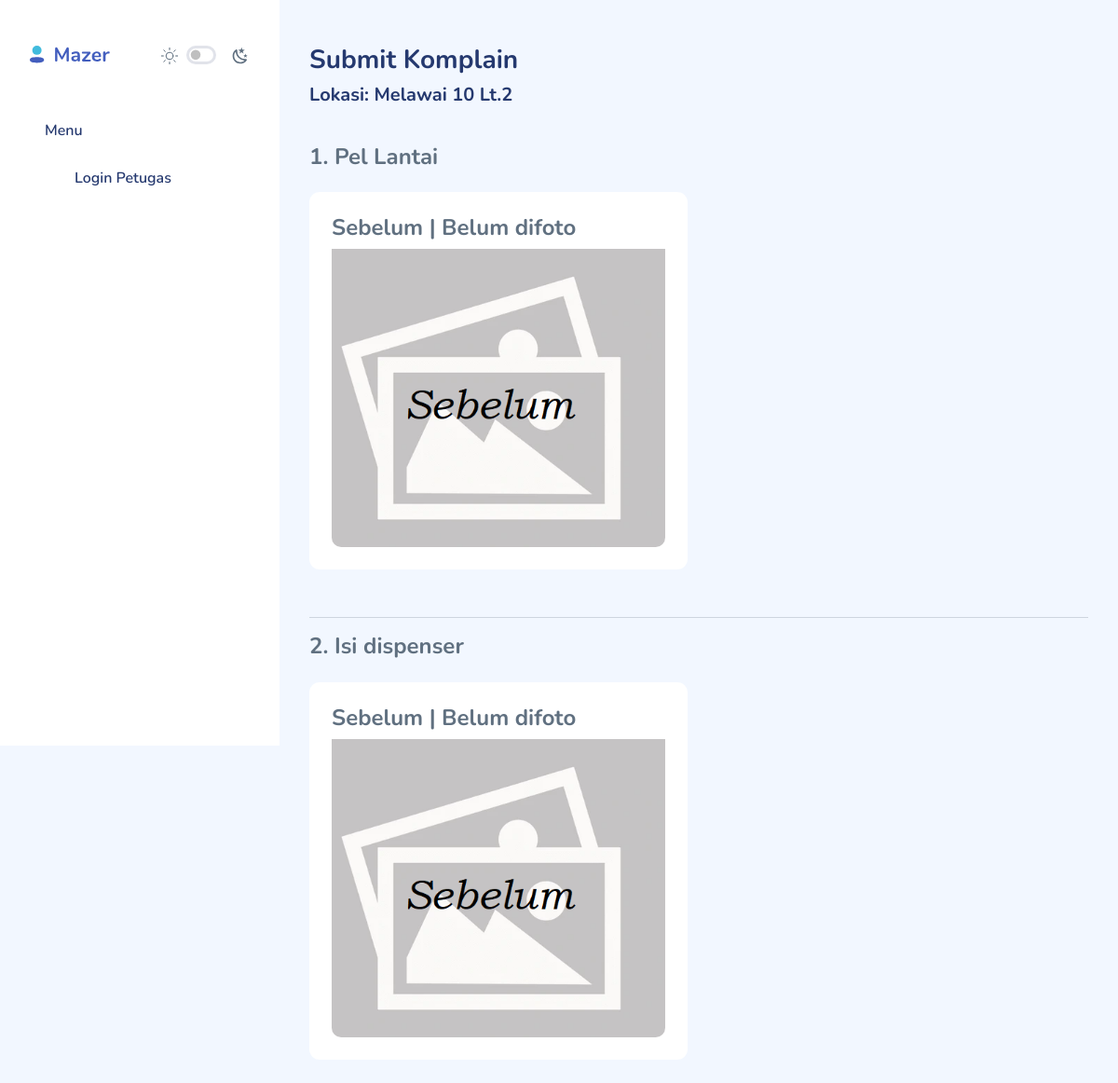
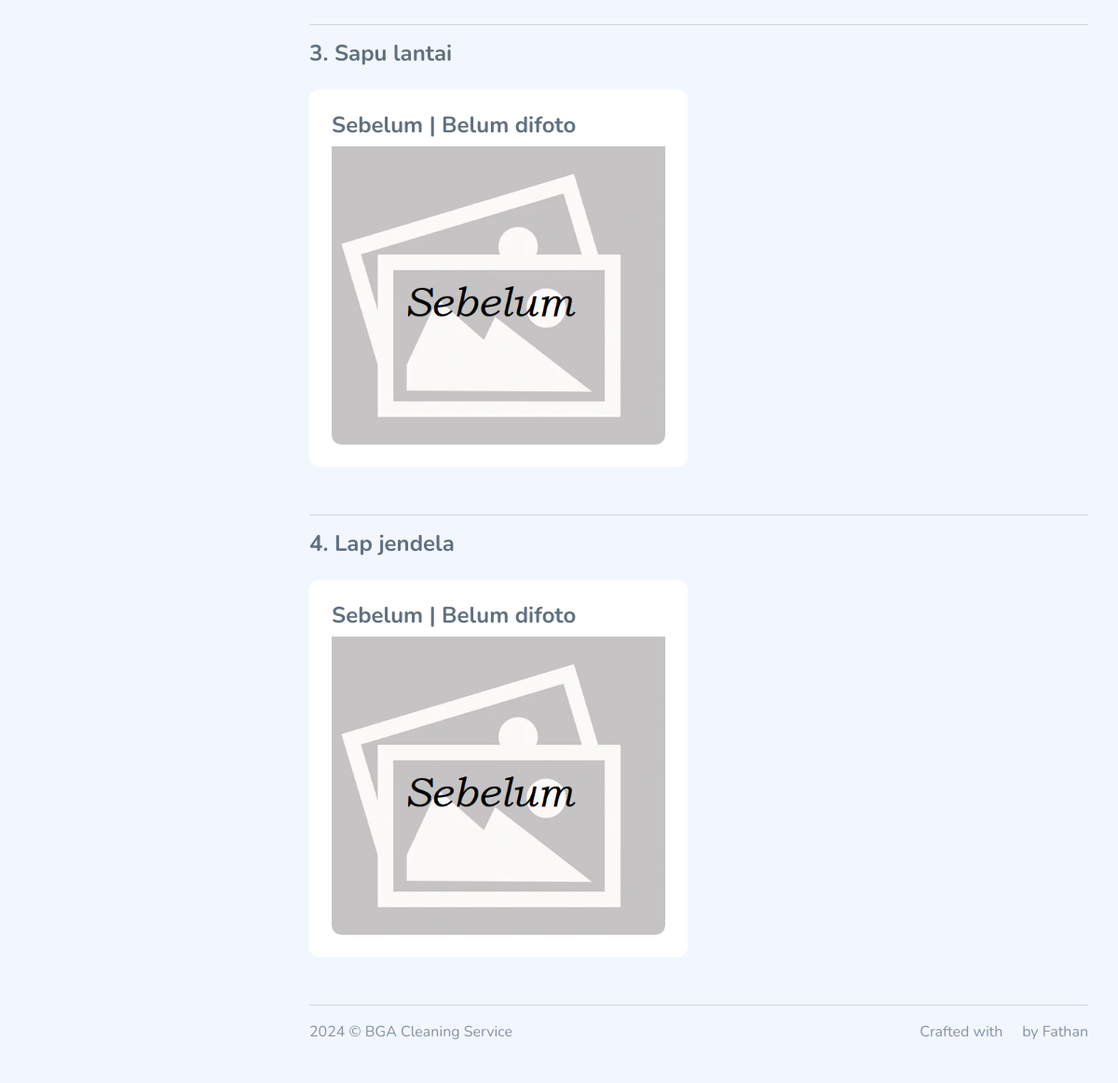
Screenshot of /karyawan/index.php (signed in) with the database file from the repository (2 pictures, top to bottom).
### tables this page shows
CREATE TABLE `lokasi` (
  `id` int(11) NOT NULL,
  `lokasi` varchar(100) NOT NULL
);

CREATE TABLE `tugas_harian` (
  `id` int(11) NOT NULL,
  `lokasi` int(11) NOT NULL,
  `details` text DEFAULT NULL,
  `status` tinyint(1) NOT NULL DEFAULT 1
);

### karyawan/index.php (the view, shortened to what this page needs)
<?php
include_once "header-main.php";
$lokasi = $_SESSION['lokasi'];
$sql = "SELECT id, details, status
        FROM tugas_harian
        WHERE lokasi='$lokasi'";
$result1 = mysqli_query($conn, $sql);
$tugas = mysqli_fetch_all($result1);
?>
<div id="main">
<div class="page-heading">
    <h3>Submit Komplain</h3>
    <h5> <?php echo "Lokasi: " .  $lokasiName['lokasi'] ?> </h5>
</div>
<div class="page-content">
    <section class="row">
        <div class="col-12">
            <div class="row">
                <div class="col-12">
                    <?php
                    $flag1 = 0;
                    for ($i = 0; $i <= count($tugas)-1; $i++) {
                        ${"tugasId$i"} =  $tugas[$i][0]; ?>
                        <h4 class="card-title">
                            <?php echo ($i+1) . ". " . $tugas[$i][1] ?>
                        </h4>
                        <br>
                        <div class="row">
                            <div class="col-md-6 col-sm-6">
                                <div class="card">
                                    <div class="card-body">
                                        <div class="card-content">
                                                    <?php
                                            if ($flag1 == 0) { ?>
                                                <h4 class="card-title"> Sebelum | Belum difoto </h4>
                                                <img class="card-img-bottom img-fluid"
                                                     src="../assets/static/images/csimage/noImageSebelum.png"
                                                     alt="Image Sebelum"
                                                     style="height: 20rem; object-fit: cover;">
                                                <?php
                                            } ?>
                                        </div>
                                    </div>
                                </div>
                            </div>
                        </div>
                        <hr>
                    <?php
                    $flag1 = 0;
                    } ?>
                </div>
            </div>
        </div>
    </section>
</div>
<?php include_once "footer-main.php"; ?>

### rows the page displays
lokasi: lokasi "Melawai 10 Lt.2"
tugas_harian: details "Pel Lantai"
tugas_harian: details "Isi dispenser"
tugas_harian: details "Sapu lantai"
tugas_harian: details "Lap jendela"
